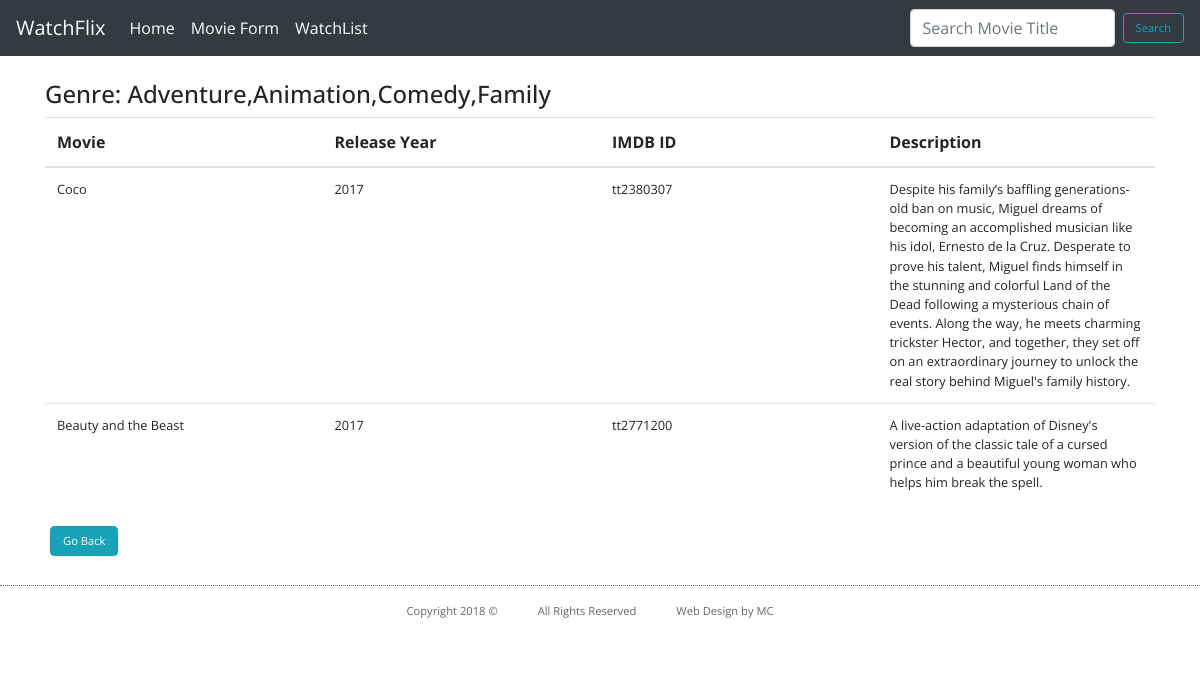
The app's page /relatedMovies.php?movieId=152 with its own data.
### tables this page shows
CREATE TABLE `MOVIE` (
  `movieId` int(11) NOT NULL,
  `title` varchar(255) NOT NULL,
  `description` varchar(10000) DEFAULT NULL,
  `genreId` int(11) DEFAULT NULL,
  `releaseYear` int(11) DEFAULT NULL,
  `imdbId` varchar(10) DEFAULT NULL
);

### model/Movie.php (called while the page is built, shortened)
<?php
class Movie {
    public static function genres_per_movie($movieId) {
        $db = Database::getDB();
        $queryMovies= 'SELECT mg.movieId, g.genreId, genreName
                       FROM MOVIE_GENRE mg
                       INNER JOIN GENRE g on g.genreId = mg.genreId
                       WHERE mg.movieId = :movieId';
        $statement= $db->prepare($queryMovies);
        $statement->bindValue(':movieId', $movieId);
        $statement->execute();
        $genresPerMovie = $statement->fetchAll();
        return $genresPerMovie;
    }
    public static function movies_by_genre($movieId) {
        $db = Database::getDB();
        $queryAllMoviesByGenre = "SELECT DISTINCT m.movieId, title, description, releaseYear, imdbId
                                  FROM MOVIE m
                                  LEFT JOIN MOVIE_GENRE mg on mg.movieId = m.movieId
                                  WHERE mg.genreId in (select genreId from MOVIE_GENRE where movieId = :movieId)";
        $statement= $db->prepare($queryAllMoviesByGenre);
        $statement->bindValue(':movieId', $movieId);
        $statement->execute();
        $moviesByGenre = $statement->fetchAll();
        return $moviesByGenre;
    }
}
?>

### relatedMovies.php (the view, shortened to what this page needs)
<?php
require('model/Movie.php');
$movieId = $_GET['movieId'];
$moviesByGenre = Movie::movies_by_genre($movieId);
?>
<h3>
    Genre:
    <?php
    $genresPerMovie = Movie::genres_per_movie($movieId);
    foreach ($genresPerMovie as $genre) :
        $strGenres .= $genre['genreName'] . ',';
    endforeach;
    $strGenres = rtrim($strGenres, ',');
    echo $strGenres;
    ?>
</h3>
    <table class="table table-hover">
        <thead>
        <tr>
            <th>Movie</th>
            <th>Release Year</th>
            <th>IMDB ID</th>
            <th>Description</th>
        </tr>
        </thead>
        <tbody>
        <?php foreach ($moviesByGenre as $movie) : ?>
            <tr>
                <td><?php echo $movie['title']; ?> </td>
                <td><?php echo $movie['releaseYear']; ?></td>
                <td><?php echo $movie['imdbId']; ?></td>
                <td><?php echo $movie['description']; ?></td>
            </tr>
        <?php endforeach; ?>
        </tbody>
    </table>
    <button type="submit" class="btn btn-info btn-rounded" onclick="window.history.back();" > Go Back </button>
    <br> <br>

### css/styles.css (style rules this page uses)
* { padding:0; margin:0; }
.container { margin-top: 80px; }
html { font-family: 'Open Sans', sans-serif; }
body { font-family: 'Open Sans', sans-serif; }
table tr th { width: 16.67%; }
.table td { font-size: .80rem; }
footer { margin: 0px auto; height:65px; border-top: 1px dotted #666; clear:both; line-height:50px; text-align: center; width: 100%; overflow: hidden; }
footer ul li { float:left; list-style-type:none; margin: 0 30px 0 10px; color: #666; font-size:.7em; position: relative; display: block; right: 50%; }
footer ul { list-style: none; position: relative; float: left; display: block; left: 50%; }
h3 { font-size: 1.50rem; }
.btn { font-size: .7rem; }
.btn-info { margin: 5px; }

### records on screen
movie: title "Coco", releaseYear "2017", imdbId "tt2380307", description "Despite his family’s baffling generations-old ban on music, Miguel dreams of becoming an accomplished musician like his idol, Ernesto de la Cruz. Desperate to prove his talent, Miguel finds himself in the stunning and colorful Land of the Dead following a mysterious chain of events. Along the way, he meets charming trickster Hector, and together, they set off on an extraordinary journey to unlock the real story behind Miguel's family history."
movie: title "Beauty and the Beast", releaseYear "2017", imdbId "tt2771200", description "A live-action adaptation of Disney's version of the classic tale of a cursed prince and a beautiful young woman who helps him break the spell."

### other values on screen
$strGenres "Adventure,Animation,Comedy,Family"
